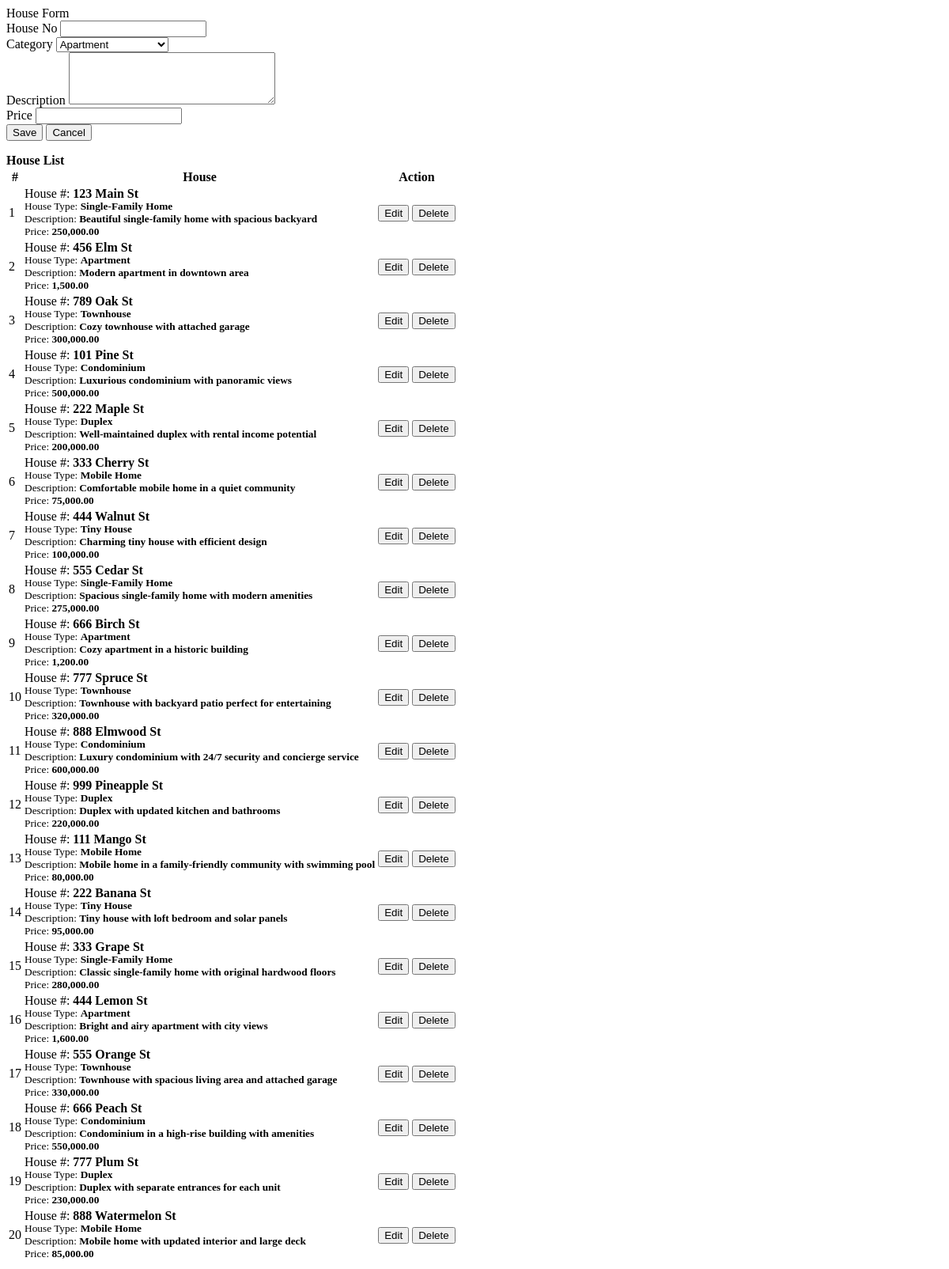
Before: /houses.php with the older database file.
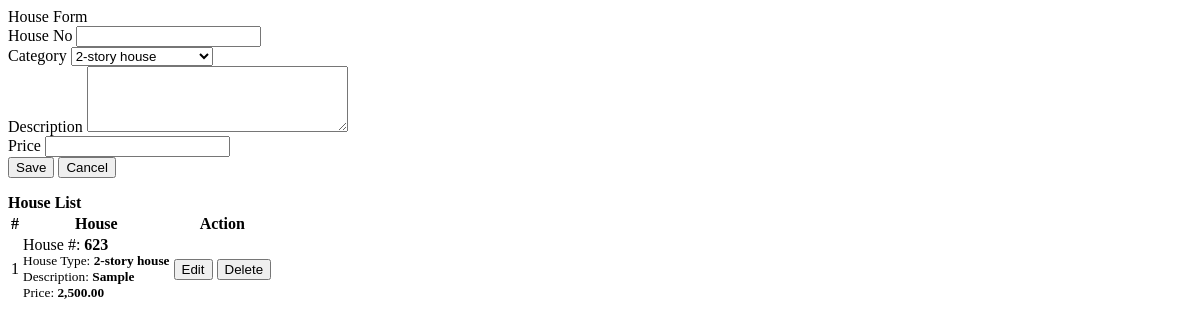
After: the same page with the newer database file.
### tables this page shows
CREATE TABLE `houses` (
  `id` int(30) NOT NULL,
  `house_no` varchar(50) NOT NULL,
  `category_id` int(30) NOT NULL,
  `description` text NOT NULL,
  `price` double NOT NULL
);

CREATE TABLE `categories` (
  `id` int(30) NOT NULL,
  `name` varchar(200) NOT NULL
);

### houses.php (the view, shortened to what this page needs)
<?php include('db_connect.php');?>
<div class="container-fluid">
	<div class="col-lg-12">
		<div class="row">
			<div class="col-md-4">
			<form action="" id="manage-house">
				<div class="card">
					<div class="card-header">
						    House Form
				  	</div>
					<div class="card-body">
							<div class="form-group">
								<label class="control-label">House No</label>
								<input type="text" class="form-control" name="house_no" required="">
							</div>
							<div class="form-group">
								<label class="control-label">Category</label>
								<select name="category_id" id="" class="custom-select" required>
									<?php
									$categories = $conn->query("SELECT * FROM categories order by name asc");
									if($categories->num_rows > 0):
									while($row= $categories->fetch_assoc()) :
									?>
									<option value="<?php echo $row['id'] ?>"><?php echo $row['name'] ?></option>
								<?php endwhile; ?>
								<?php else: ?>
									<option selected="" value="" disabled="">Please check the category list.</option>
								<?php endif; ?>
								</select>
							</div>
							<div class="form-group">
								<label for="" class="control-label">Description</label>
								<textarea name="description" id="" cols="30" rows="4" class="form-control" required></textarea>
							</div>
							<div class="form-group">
								<label class="control-label">Price</label>
								<input type="number" class="form-control text-right" name="price" step="any" required="">
							</div>
					</div>
					<div class="card-footer">
						<div class="row">
							<div class="col-md-12">
								<button class="btn btn-sm btn-primary col-sm-3 offset-md-3"> Save</button>
								<button class="btn btn-sm btn-default col-sm-3" type="reset" > Cancel</button>
							</div>
						</div>
					</div>
				</div>
			</form>
			</div>
			<div class="col-md-8">
				<div class="card">
					<div class="card-header">
						<b>House List</b>
					</div>
					<div class="card-body">
						<table class="table table-bordered table-hover">
							<thead>
								<tr>
									<th class="text-center">#</th>
									<th class="text-center">House</th>
									<th class="text-center">Action</th>
								</tr>
							</thead>
							<tbody>
								<?php
								$i = 1;
								$house = $conn->query("SELECT h.*,c.name as cname FROM houses h inner join categories c on c.id = h.category_id order by id asc");
								while($row=$house->fetch_assoc()):
								?>
								<tr>
									<td class="text-center"><?php echo $i++ ?></td>
									<td class="">
										<p>House #: <b><?php echo $row['house_no'] ?></b></p>
										<p><small>House Type: <b><?php echo $row['cname'] ?></b></small></p>
										<p><small>Description: <b><?php echo $row['description'] ?></b></small></p>
										<p><small>Price: <b><?php echo number_format($row['price'],2) ?></b></small></p>
									</td>
									<td class="text-center">
										<button class="btn btn-sm btn-primary edit_house" type="button" data-id="<?php echo $row['id'] ?>"  data-house_no="<?php echo $row['house_no'] ?>" data-description="<?php echo $row['description'] ?>" data-category_id="<?php echo $row['category_id'] ?>" data-price="<?php echo $row['price'] ?>" >Edit</button>
										<button class="btn btn-sm btn-danger delete_house" type="button" data-id="<?php echo $row['id'] ?>">Delete</button>
									</td>
								</tr>
								<?php endwhile; ?>
							</tbody>
						</table>
					</div>
				</div>
			</div>
		</div>
	</div>
</div>

Changed rows visible on the page:
removed houses: house_no "123 Main St", category.name "Single-Family Home", description "Beautiful single-family home with spacious backyard", price "250,000.00"
removed houses: house_no "456 Elm St", category.name "Apartment", description "Modern apartment in downtown area", price "1,500.00"
removed houses: house_no "789 Oak St", category.name "Townhouse", description "Cozy townhouse with attached garage", price "300,000.00"
removed houses: house_no "101 Pine St", category.name "Condominium", description "Luxurious condominium with panoramic views", price "500,000.00"
removed houses: house_no "222 Maple St", category.name "Duplex", description "Well-maintained duplex with rental income potential", price "200,000.00"
removed houses: house_no "333 Cherry St", category.name "Mobile Home", description "Comfortable mobile home in a quiet community", price "75,000.00"
removed houses: house_no "444 Walnut St", category.name "Tiny House", description "Charming tiny house with efficient design", price "100,000.00"
removed houses: house_no "555 Cedar St", category.name "Single-Family Home", description "Spacious single-family home with modern amenities", price "275,000.00"
removed houses: house_no "666 Birch St", category.name "Apartment", description "Cozy apartment in a historic building", price "1,200.00"
removed houses: house_no "777 Spruce St", category.name "Townhouse", description "Townhouse with backyard patio perfect for entertaining", price "320,000.00"
removed houses: house_no "888 Elmwood St", category.name "Condominium", description "Luxury condominium with 24/7 security and concierge service", price "600,000.00"
removed houses: house_no "999 Pineapple St", category.name "Duplex", description "Duplex with updated kitchen and bathrooms", price "220,000.00"
removed houses: house_no "111 Mango St", category.name "Mobile Home", description "Mobile home in a family-friendly community with swimming pool", price "80,000.00"
removed houses: house_no "222 Banana St", category.name "Tiny House", description "Tiny house with loft bedroom and solar panels", price "95,000.00"
removed houses: house_no "333 Grape St", category.name "Single-Family Home", description "Classic single-family home with original hardwood floors", price "280,000.00"
removed houses: house_no "444 Lemon St", category.name "Apartment", description "Bright and airy apartment with city views", price "1,600.00"
removed houses: house_no "555 Orange St", category.name "Townhouse", description "Townhouse with spacious living area and attached garage", price "330,000.00"
removed houses: house_no "666 Peach St", category.name "Condominium", description "Condominium in a high-rise building with amenities", price "550,000.00"
removed houses: house_no "777 Plum St", category.name "Duplex", description "Duplex with separate entrances for each unit", price "230,000.00"
removed houses: house_no "888 Watermelon St", category.name "Mobile Home", description "Mobile home with updated interior and large deck", price "85,000.00"
added houses: house_no "623", category.name "2-story house", description "Sample", price "2,500.00"
Other visible differences:
form field category_id: "Apartment" → "2-story house"
